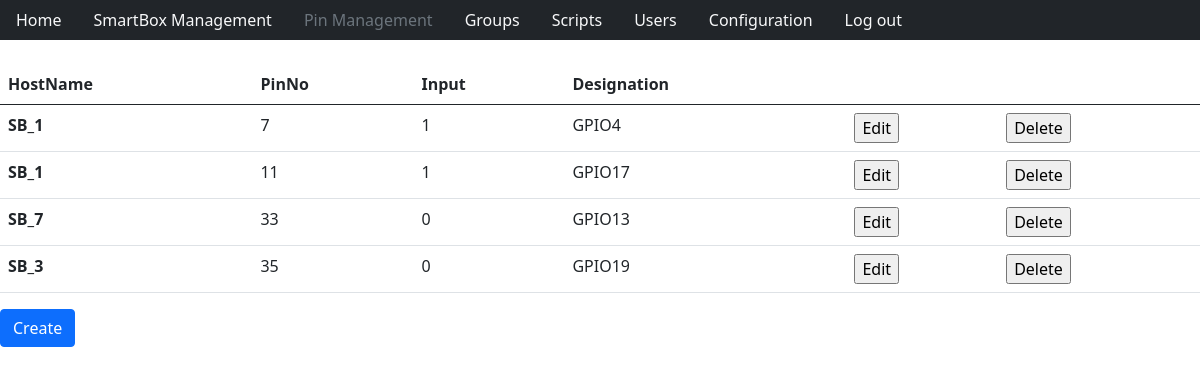
The app's page /pinManagement.php (signed in) with its own data.
### tables this page shows
CREATE TABLE `pins` (
  `PinNo` int NOT NULL AUTO_INCREMENT,
  `HostName` varchar(16) DEFAULT NULL,
  `Input` int DEFAULT NULL,
  `Designation` varchar(50) DEFAULT NULL,
  PRIMARY KEY (`PinNo`),
  KEY `HostName` (`HostName`),
  CONSTRAINT `pin_ibfk_1` FOREIGN KEY (`HostName`) REFERENCES `smartboxes` (`HostName`) ON UPDATE CASCADE ON DELETE CASCADE
);

### pinManagement.php (the view, shortened to what this page needs)
<?php
    include_once "htmlHead.php";
    include_once "databaseConnect.php";
    include_once "navigationBar.php";
?>
    <body>
        <?php
            $result = $connection->query("SELECT * from pins");
            if ($result) {
                ?>
                <table class="table">
                    <thead>
                        <tr>
                            <th scope="col">HostName</th>
                            <th scope="col">PinNo</th>
                            <th scope="col">Input</th>
                            <th scope="col">Designation</th>
                            <th scope="col"></th>
                            <th scope="col"></th>
                        </tr>
                    </thead>
                    <tbody>
                        <?php while ($row = $result->fetch_assoc()) {?>
                            <tr>
                                <th scope="row"><?= $row["HostName"] ?></th>
                                <td><?= $row["PinNo"] ?></td>
                                <td><?= $row["Input"] ?></td>
                                <td><?= $row["Designation"] ?></td>
                                <td>
                                    <form method="POST">
                                        <input type="submit" value="Edit">
                                    </form>
                                </td>
                                <td>
                                    <form method="POST">
                                        <input type="submit" value="Delete">
                                    </form>
                                </td>
                            </tr>
                        <?php }?>
                    </tbody>
                </table>
<?php
            }  else {
                print "Something went wrong selecting data";
            }
        ?>
    <form action="" method="post">
        <input type="submit" class="btn btn-primary" value="Create"></input>
    </form>
    </body>
</html>

### records on screen
pins: HostName "SB_1", PinNo "7", Input "1", Designation "GPIO4"
pins: HostName "SB_1", PinNo "11", Input "1", Designation "GPIO17"
pins: HostName "SB_7", PinNo "33", Input "0", Designation "GPIO13"
pins: HostName "SB_3", PinNo "35", Input "0", Designation "GPIO19"

### other values on screen
$pageText "Home"
$pageText "SmartBox Management"
$pageText "Groups"
$pageText "Scripts"
$pageText "Users"
$pageText "Configuration"
